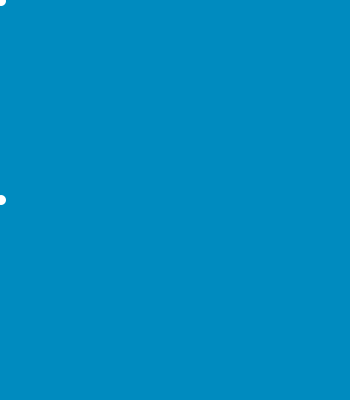
Frame 1 (no input)
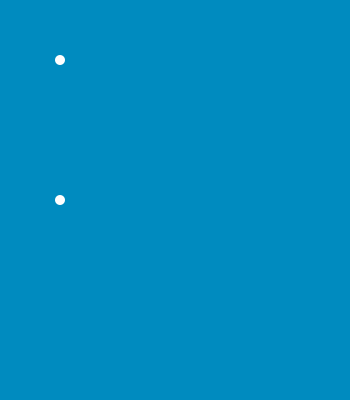
Frame 60 (the mouse pressed at the canvas centre just before this capture)
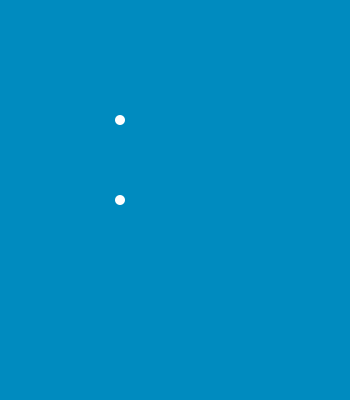
Frame 120 (the mouse held since frame 60 and released just before this capture)

The Processing sketch that drew these frames (run headless with seeded random() and noise(); from frame 60 on, the mouse is pressed at the canvas centre):

// Processing sketch: processing_115382
// ── processing_115382.pde

int diameter = 10;
int positionX = 0;
int positionY = 0;
int Switch = 0;

void setup(){
  size(350,400);
  rectMode(CENTER);
}

void draw(){
  background(0,139,191);
  
  if(positionX == width-diameter/2){
    Switch = 1;
  }
  if(positionX == diameter/2){
    Switch = 0;
  }
  if(Switch == 0 ){
    positionX++; //positionX = positionX +1;
  }
  else if(Switch == 1) {
    positionX--;    
  }
  
   if(positionY == height-diameter/2){
    Switch = 1;
  }
  if(positionY == diameter/2){
    Switch = 0;
  }
  if(Switch == 0 ){
    positionY++; //positionX = positionX +1;
  }
  else if(Switch == 1) {
    positionY--;    
  }
    
  noStroke();  
  ellipse(positionX,height/2,diameter,diameter);
  
  noStroke();  
  ellipse(positionX,positionY,diameter,diameter);
  
  
  }  
